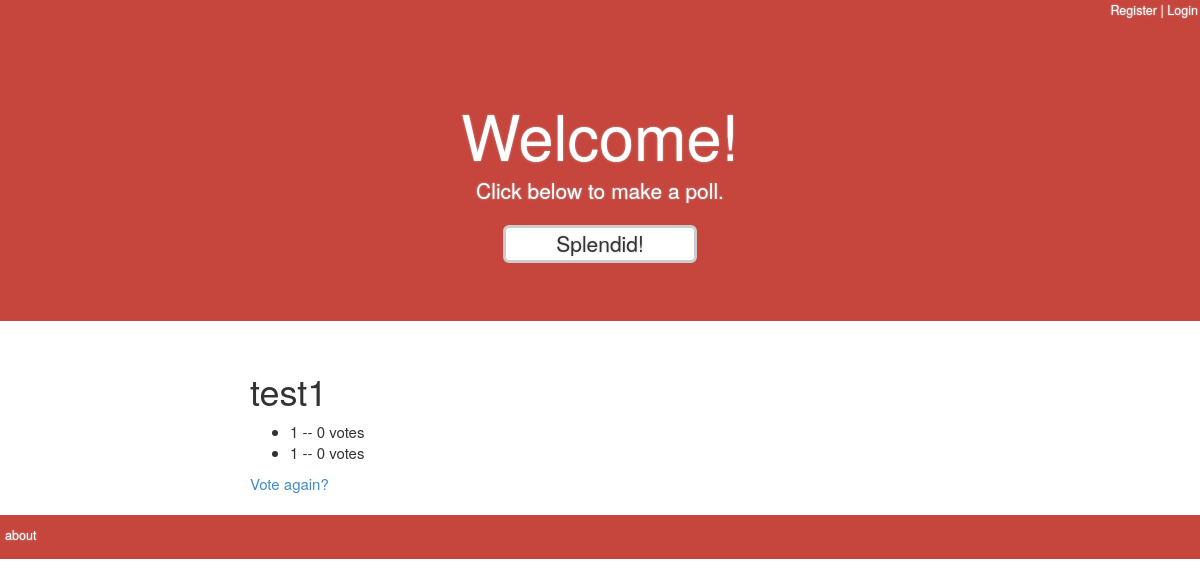
The app's page /polls/129/results/, older data.
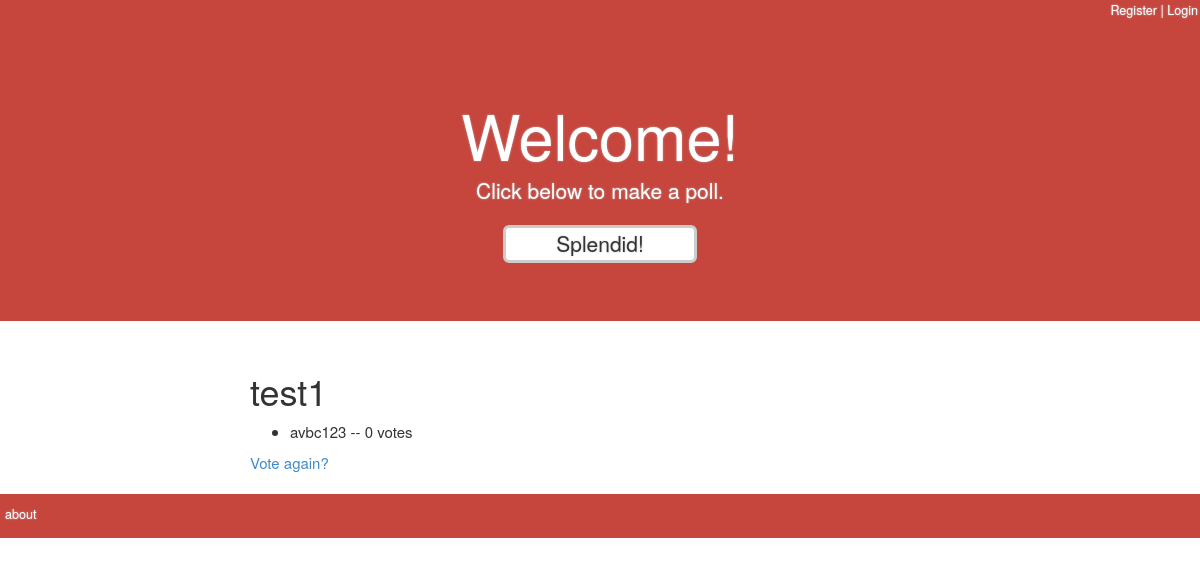
The same page, newer data.
### polls/models.py (models this page shows, shortened)
class Poll(models.Model):
    question = models.CharField(max_length=200)
    pub_date = models.DateTimeField('date published', default=timezone.now())
    user = models.ForeignKey(User, null=True, blank=True)
    def was_published_recently(self):
        now = timezone.now()
        return now - datetime.timedelta(days=1) <= self.pub_date < now
    was_published_recently.admin_order_field = 'pub_date'
    was_published_recently.boolean = True
    was_published_recently.short_description = 'Published recently?'

class Choice(models.Model):
    poll = models.ForeignKey(Poll)
    choice_text = models.CharField(max_length=200)
    votes = models.IntegerField(default=0)

### polls/views.py (the view)
# urls.py: url(r'^(?P<pk>\d+)/results/$', views.ResultsView.as_view(), name='results'),
class ResultsView(generic.DetailView):
    model = Poll
    template_name = 'polls/results.html'

### polls/templates/polls/results.html
{% extends 'polls/base.html' %}
{% block body_block %}
    <h1>{{ poll.question }}</h1>
    <ul>
    {% for choice in poll.choice_set.all %}
        <li>{{ choice.choice_text }} -- {{ choice.votes }} vote{{ choice.votes|pluralize }}</li>
    {% endfor %}
    </ul>
    <a href="{% url 'polls:detail' poll.id %}">Vote again?</a>
{% endblock %}

### polls/templates/polls/base.html (shortened to what this page needs)
<!doctype html>
{% load staticfiles %}
    <head>
        <link rel="stylesheet" href="{% static 'polls/main.css' %}">
    </head>
    <body>
        <div class="topbar">
            {% if user.is_authenticated %}
                <p class="login"><a href="/polls/">HOME</a> | Welcome, <a href="/polls/user/{{ user.username }}/">{{ user.username }}</a> | <a href="/polls/logout/">Logout</a></p>
            {% else %}
                <p class="login"><a href="/polls/register/">Register</a> | <a href="/polls/login/#">Login</a></p>
            {% endif %}
        </div>
        <div class="jumbotron">
            <h1>Welcome!</h1>
            <p class="lead">Click below to make a poll.</p>
            <p><a class="btn btn-lg btn-default underlinehover" href="/polls/makepoll/">Splendid!</a></p>
        </div>
        <div class="container">
            {% block body_block %}{% endblock %}
        </div>
        <br>
        <div class="bottombar">
                <p class="login"><a href="/polls/about/">about</a></p>
        </div>
    </body>
</html>

Row changes from the older to the newer data that the page shows:
removed Choice: choice_text "1", votes "0"
changed Choice: choice_text "1" → "avbc123"
